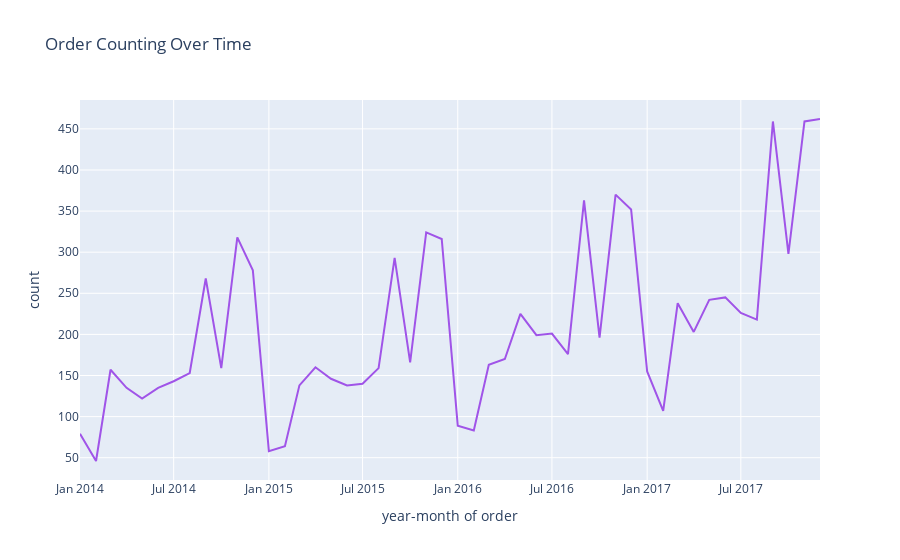

Notebook code cell kept with this figure:
### Markdown cell above
### Univariate Analysis

### Code cell
uagf.order_counting_over_timer_graph(
    de.create_grouped_dfdate(df_prepared[['Order Date', 'Order ID']].copy(), 1)
)

### Figure 1 — Plotly figure (JSON) as saved in the notebook; plotly's stock layout.template omitted (floating-point values rounded to 4 significant figures)
{"data": [{"hovertemplate": "year-month of order=%{x}<br>count=%{y}<extra></extra>", "legendgroup": "", "line": {"color": "#A054E8", "dash": "solid"}, "marker": {"symbol": "circle"}, "mode": "lines", "name": "", "orientation": "v", "showlegend": false, "type": "scatter", "x": ["2014-01", "2014-02", "2014-03", "2014-04", "2014-05", "2014-06", "2014-07", "2014-08", "2014-09", "2014-10", "2014-11", "2014-12", "2015-01", "2015-02", "2015-03", "2015-04", "2015-05", "2015-06", "2015-07", "2015-08", "2015-09", "2015-10", "2015-11", "2015-12", "2016-01", "2016-02", "2016-03", "2016-04", "2016-05", "2016-06", "2016-07", "2016-08", "2016-09", "2016-10", "2016-11", "2016-12", "2017-01", "2017-02", "2017-03", "2017-04", "2017-05", "2017-06", "2017-07", "2017-08", "2017-09", "2017-10", "2017-11", "2017-12"], "xaxis": "x", "y": [79, 46, 157, 135, 122, 135, 143, 153, 268, 159, 318, 278, 58, 64, 138, 160, 146, 138, 140, 159, 293, 166, 324, 316, 89, 83, 163, 170, 225, 199, 201, 176, 363, 196, 370, 352, 155, 107, 238, 203, 242, 245, 226, 218, 459, 298, 459, 462], "yaxis": "y"}], "layout": {"legend": {"tracegroupgap": 0}, "title": {"text": "Order Counting Over Time"}, "xaxis": {"anchor": "y", "domain": [0, 1], "title": {"text": "year-month of order"}}, "yaxis": {"anchor": "x", "domain": [0, 1], "title": {"text": "count"}}}}
